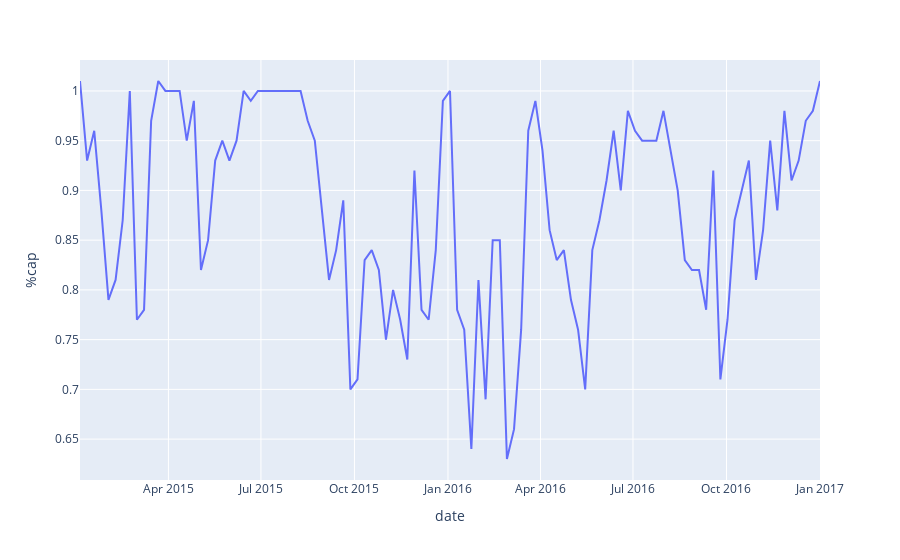

Source (notebook cell):
### Markdown cell above
**Matilda**

Hard to tell what is going on in this.

### Code cell
px.line(df_matilda, x=df_matilda.index, y='%cap')
